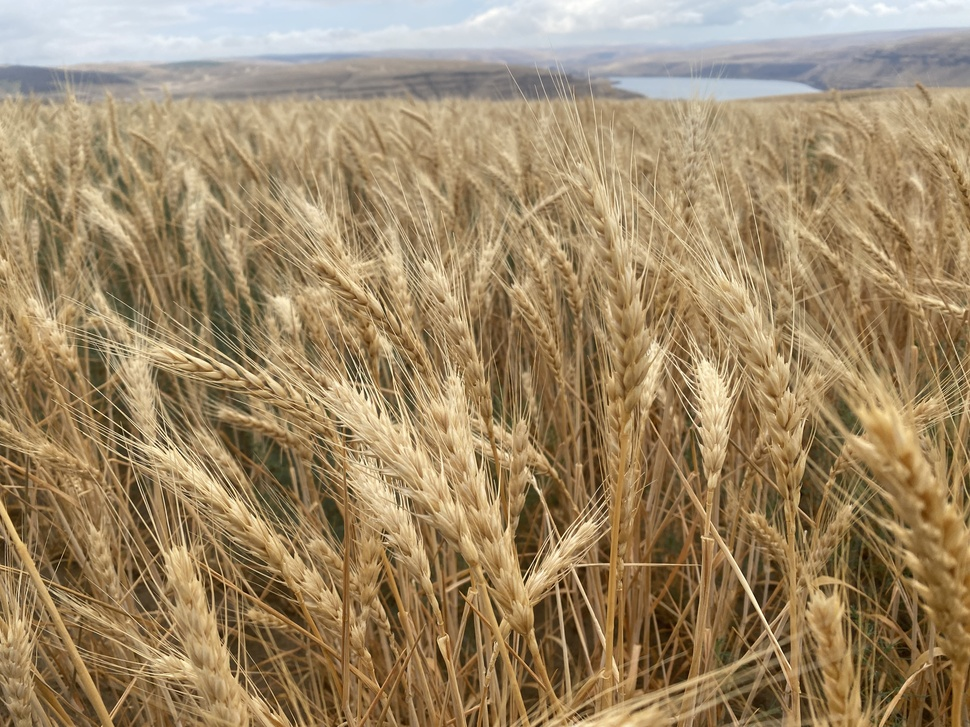
#> input picture backend/uploads/crops/1754602532289-wheat-photo-2.jpeg, 970 x 727 px, shrunk from 4032 x 3024 before the run
$ python -i clean_dataset.py   (imports and definitions only)   (older library calls are emulated)
#> lines starting #> are read from the running program, lines starting #| are printed output that depends on the picture
import os
import uuid
import csv
import shutil
from pathlib import Path
from typing import Optional, Dict, Tuple

from dotenv import load_dotenv

# Pillow + imagehash for robust image handling & near-dup detection
from PIL import Image, ImageOps, UnidentifiedImageError
try:
    import imagehash  # pip install ImageHash
except ImportError:
    imagehash = None

# Optional: OpenCV for blur detection (variance of Laplacian)
try:
    import cv2  # pip install opencv-python
except ImportError:
    cv2 = None

# ---------------- Config (tweak thresholds here) ----------------
MIN_SIDE = 256         # reject if min(width, height) < MIN_SIDE
ASPECT_MIN = 0.5       # reject if (w/h) < 0.5
ASPECT_MAX = 2.0       # reject if (w/h) > 2.0
BLUR_VAR_MIN = 80.0    # reject if Laplacian variance < BLUR_VAR_MIN (if OpenCV available)
PHASH_CUTOFF = 5       # near-duplicate if Hamming distance <= PHASH_CUTOFF (if imagehash available)

# ---------------- Resolve paths/env ----------------
PROJECT_ROOT = Path(__file__).resolve().parents[1]
ENV_PATH = PROJECT_ROOT / ".env"
DOCS_DIR = PROJECT_ROOT / "docs"
# [1 line not run here, left out]

DATASET_ROOT = Path(os.getenv("DATASET_PATH", "")).resolve()
RAW_ROOT = DATASET_ROOT / "raw"
# NEW: allow writing interim somewhere else (Linux home) to avoid Windows perms
INTERIM_BASE = Path(os.getenv("INTERIM_PATH", str(DATASET_ROOT))).resolve()
INTERIM_ROOT = INTERIM_BASE / "interim"

VALID_EXTS = {".jpg", ".jpeg", ".png", ".bmp", ".tiff", ".webp"}
SKIP_NAMES = {"Thumbs.db", ".DS_Store"}

# ---------------- Helpers ----------------
def ensure_dirs(*paths: Path):
    for p in paths:
        p.mkdir(parents=True, exist_ok=True)

# [6 lines left out: function to_rgb_autoorient, not called in this run]

def blur_variance(pil_img: Image.Image) -> Optional[float]:
    if cv2 is None:
        return None
    try:
        arr = cv2.cvtColor(
            cv2.imdecode(
                # Fast path: convert PIL -> bytes -> OpenCV array
                # but simplest is to convert to numpy array directly
                # However, Pillow to numpy is straightforward:
                # np.asarray(pil_img) gives RGB array, then cvtColor to GRAY
                # We'll do that simpler:
                None,  # placeholder, we won't use imdecode here
                cv2.IMREAD_GRAYSCALE
            ), cv2.COLOR_BGR2GRAY
        )
    except Exception:
        # simpler approach:
        import numpy as np
        arr = np.asarray(pil_img)
        if arr.ndim == 3:
            arr = cv2.cvtColor(arr, cv2.COLOR_RGB2GRAY)
        elif arr.ndim == 2:
            pass
        else:
            return None
    return cv2.Laplacian(arr, cv2.CV_64F).var()

# [129 lines left out: functions compute_phash, hamming, accept_or_reason, clean_crop, not called in this run]

# [158 lines not run here, left out]

>>> import cv2
>>> picture = cv2.imread('../backend/uploads/crops/1754602532289-wheat-photo-2.jpeg')
#> picture is the input picture: shape (727, 970, 3); mean B, G, R 103.7, 137.2, 159.3
>>> result = blur_variance(picture)
#> in blur_variance, `arr = cv2.cvtColor(arr, cv2.COLOR_RGB2GRAY)`:
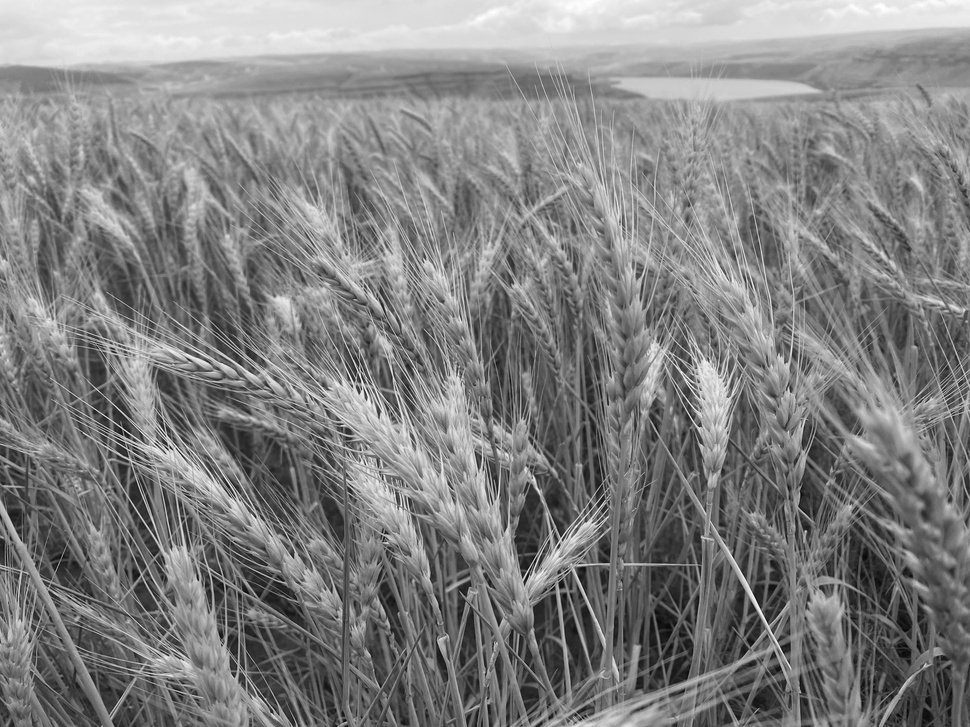
#> arr: shape (727, 970); min 4, max 255, mean 129.7
#> result = 2237.6
